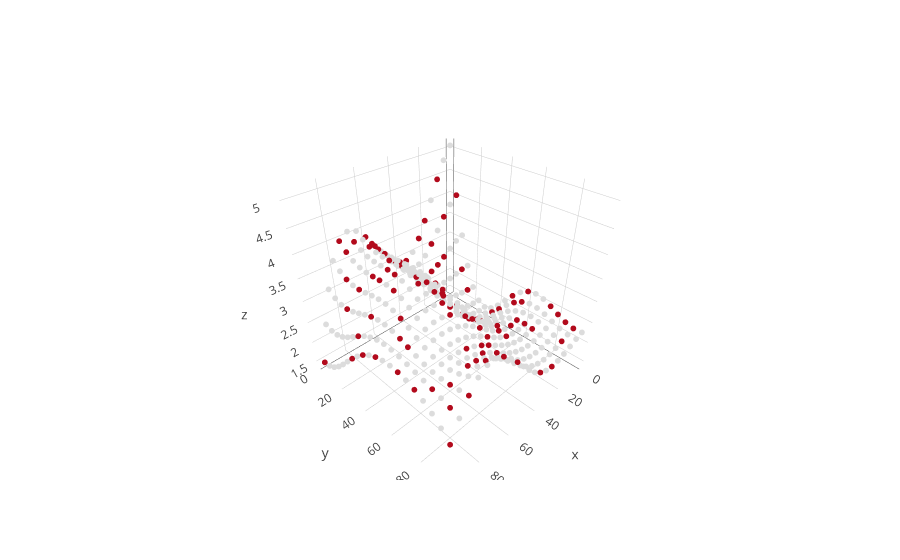

The code cell stored with this chart in its notebook:
### Code cell
X_part, y_part = sim.rand_partial_grid(X, y, 0.25)
X_full, y_full, obs_idx, imag_idx = sim.fill_grid(X_part, y_part)

color = np.zeros(X_full.shape[0])
color[obs_idx] = 1.0
trace_partial_obs = go.Scatter3d(x = X_full[obs_idx, 0], y = X_full[obs_idx, 1],
                                 z= y[obs_idx], mode = 'markers', marker=dict(size = 2))

inf_svi = MFSVI(GPy.kern.RBF(1, 1., 40.), Poisson(), X, y_part, mu, obs_idx = obs_idx, noise = 1e-2, max_grad = 1, verbose = True)
inf_svi.run(1000, n_samples = 1)
iplot([go.Scatter3d(x = X[:,0], y = X[:,1], z=inf_svi.predict(), mode = 'markers', marker=dict(size = 2, color = color), name = 'SVI posterior mean')])
iplot([go.Scatter3d(x = X[:,0], y = X[:,1], z=np.exp(inf_svi.q_S), mode = 'markers', marker=dict(size = 2, color = color, colorscale = "Reds"),
                    name = 'SVI posterior variance')])

### Figure 1 — Plotly figure (JSON) as saved in the notebook; plotly's stock layout.template omitted (floating-point values rounded to 4 significant figures; data arrays with more than 128 entries replaced by an {"elided": "..."} marker saying what was removed)
{"data": [{"marker": {"color": {"elided": "400 int values"}, "size": 2}, "mode": "markers", "name": "SVI posterior mean", "type": "scatter3d", "x": {"elided": "400 int values"}, "y": {"elided": "400 int values"}, "z": {"elided": "400 float values"}}], "layout": {}}
